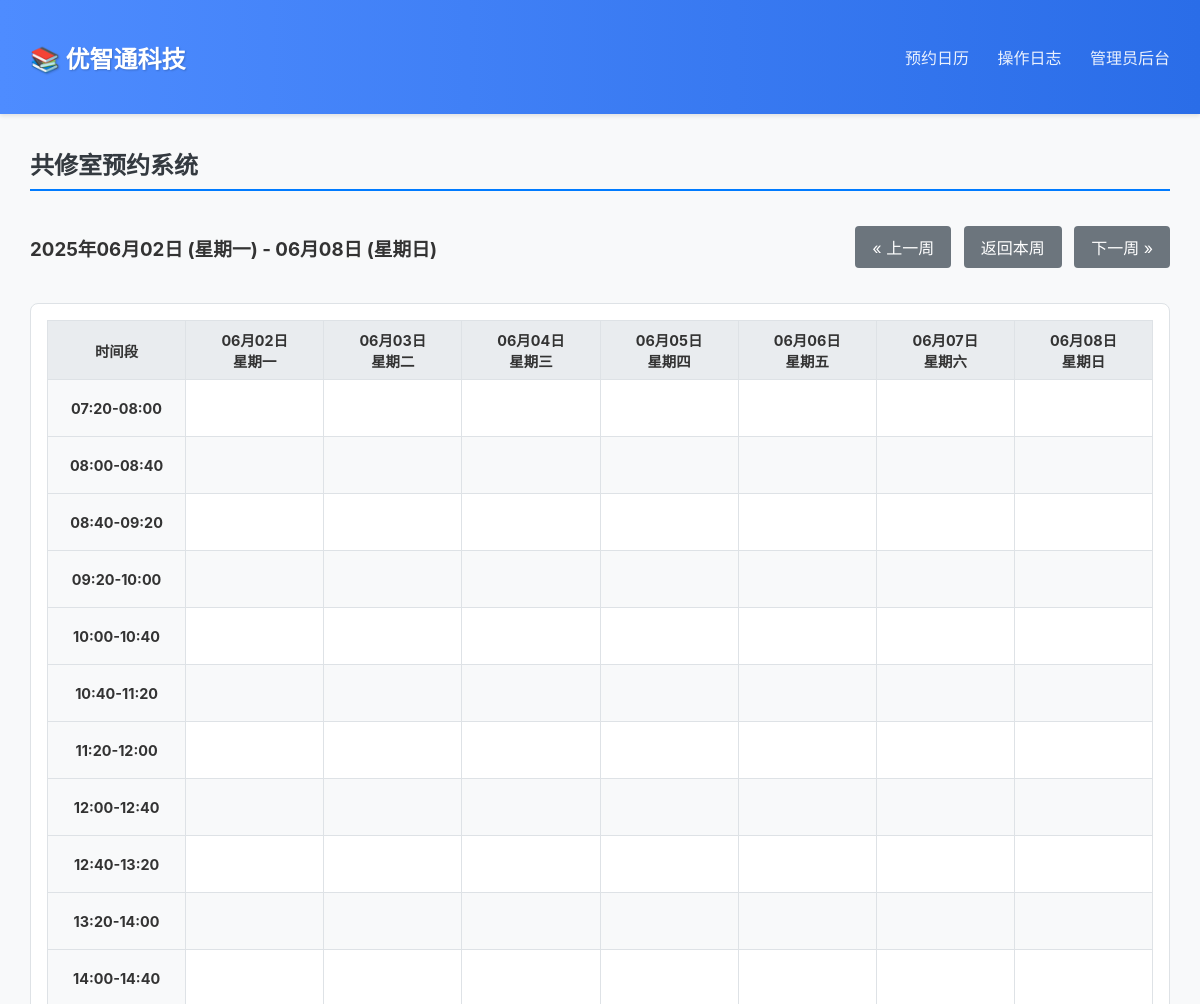
Before: /schedule (upper part) with the older database file.
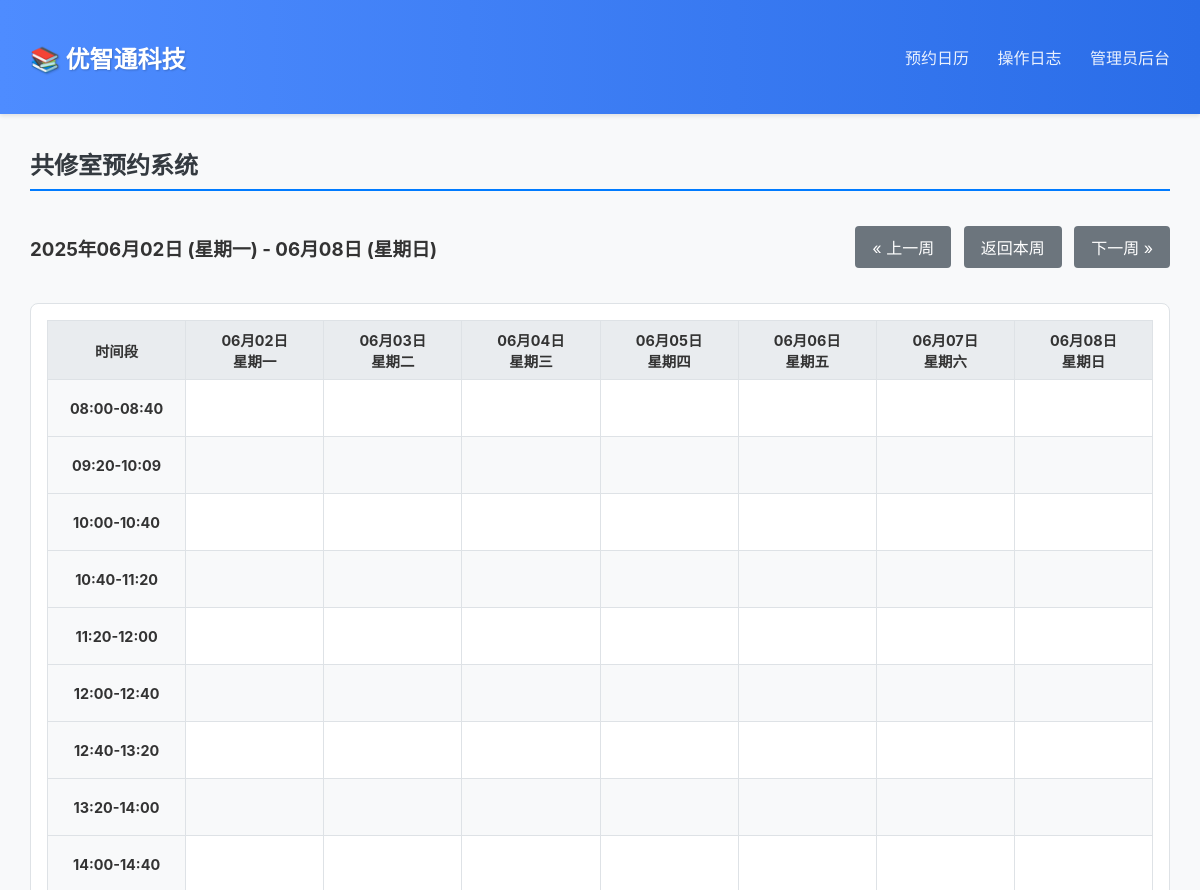
After: the same page with the newer database file.
### app.py (models this page shows)
    class TimeSlot(sql_alchemy_db.Model): id = sql_alchemy_db.Column(sql_alchemy_db.Integer,
                                                                     primary_key=True); slot_value = sql_alchemy_db.Column(
        sql_alchemy_db.String(50), unique=True, nullable=False); order = sql_alchemy_db.Column(sql_alchemy_db.Integer)

### app.py (the view)
@app.route('/schedule')
@check_db_connection
def schedule():
    start_date_str = request.args.get('start_date')
    today = date.today()
    start_date = datetime.strptime(start_date_str, '%Y-%m-%d').date() if start_date_str else today
    current_monday = start_date - timedelta(days=start_date.weekday())
    week_dates = [(current_monday + timedelta(days=i)) for i in range(7)]
    reservations = {};
    special_dates = set();
    time_slots = get_time_slots()
    if db_is_redis:
        special_dates = db.smembers('special_dates') or set()
        with db.pipeline() as pipe:
            for d in week_dates:
                for ts in time_slots: pipe.get(f"reservation:{d.isoformat()}:{ts}")
            results = pipe.execute()
        i = 0
        for d in week_dates:
            for ts in time_slots:
                if results[i]: reservations[f"{d.isoformat()}:{ts}"] = results[i]
                i += 1
    else:
        res_results = Reservation.query.all();
        special_dates = {sd.date_str for sd in SpecialDate.query.all()}
        for res in res_results: reservations[res.id] = res.user_name
    return render_template('index.html', week_dates=week_dates, time_slots=time_slots, reservations=reservations,
                           special_dates=special_dates, special_date_name="斋日", date_range_start=week_dates[0],
                           date_range_end=week_dates[-1],
                           prev_week_start_date=(current_monday - timedelta(weeks=1)).isoformat(),
                           next_week_start_date=(current_monday + timedelta(weeks=1)).isoformat(),
                           today_start_date=today.isoformat())

### app.py (called while the page is built)
def get_time_slots():
    if db_is_redis:
        return db.lrange(TIME_SLOTS_KEY, 0, -1)
    else:
        return [s.slot_value for s in TimeSlot.query.order_by(TimeSlot.order).all()]

def check_db_connection(f):
    @wraps(f)
    def decorated_function(*args, **kwargs):
        db_handle = db if db_is_redis else db.session
        if db_handle is None: return "数据库连接失败，请检查服务器配置或环境变量。", 503
        return f(*args, **kwargs)
    return decorated_function

### templates/index.html (shortened to what this page needs)
{% extends "base.html" %}
{% block content %}
<h2>共修室预约系统</h2>
<div class="schedule-header">
    <div class="date-range">
        <h3>{{ date_range_start.strftime('%Y年%m月%d日') }} ({{ date_range_start.strftime('%A') | replace('Monday', '星期一') | replace('Tuesday', '星期二') | replace('Wednesday', '星期三') | replace('Thursday', '星期四') | replace('Friday', '星期五') | replace('Saturday', '星期六') | replace('Sunday', '星期日') }}) - {{ date_range_end.strftime('%m月%d日') }} ({{ date_range_end.strftime('%A') | replace('Monday', '星期一') | replace('Tuesday', '星期二') | replace('Wednesday', '星期三') | replace('Thursday', '星期四') | replace('Friday', '星期五') | replace('Saturday', '星期六') | replace('Sunday', '星期日') }})</h3>
    </div>
    <div class="navigation">
        <a href="{{ url_for('schedule', start_date=prev_week_start_date) }}" class="button">&laquo; 上一周</a>
        <a href="{{ url_for('schedule', start_date=today_start_date) }}" class="button">返回本周</a>
        <a href="{{ url_for('schedule', start_date=next_week_start_date) }}" class="button">下一周 &raquo;</a>
    </div>
</div>
<div class="schedule-grid-container">
    <table class="schedule-grid">
        <thead>
            <tr>
                <th class="time-header">时间段</th>
                {% for day in week_dates %}
                <th class="{% if day.isoformat() in special_dates %}special-date{% endif %}">
                    {{ day.strftime('%m月%d日') }}<br>
                    {{ day.strftime('%A') | replace('Monday', '星期一') | replace('Tuesday', '星期二') | replace('Wednesday', '星期三') | replace('Thursday', '星期四') | replace('Friday', '星期五') | replace('Saturday', '星期六') | replace('Sunday', '星期日') }}
                </th>
                {% endfor %}
            </tr>
        </thead>
        <tbody>
            {% for time_slot in time_slots %}
            <tr>
                <td class="time-slot-label">{{ time_slot }}</td>
                {% for day in week_dates %}
                {% set res_key = day.isoformat() + ':' + time_slot %}
                <td data-date="{{ day.isoformat() }}" data-time="{{ time_slot }}" data-user="{{ reservations.get(res_key, '') }}">
                </td>
                {% endfor %}
            </tr>
            {% endfor %}
        </tbody>
    </table>
</div>
{% endblock %}

Changed rows visible on the page:
removed TimeSlot: slot_value "07:20-08:00"
removed TimeSlot: slot_value "08:40-09:20"
changed TimeSlot (number 2 of 9 on the later page): slot_value "09:20-10:00" → "09:20-10:09"
